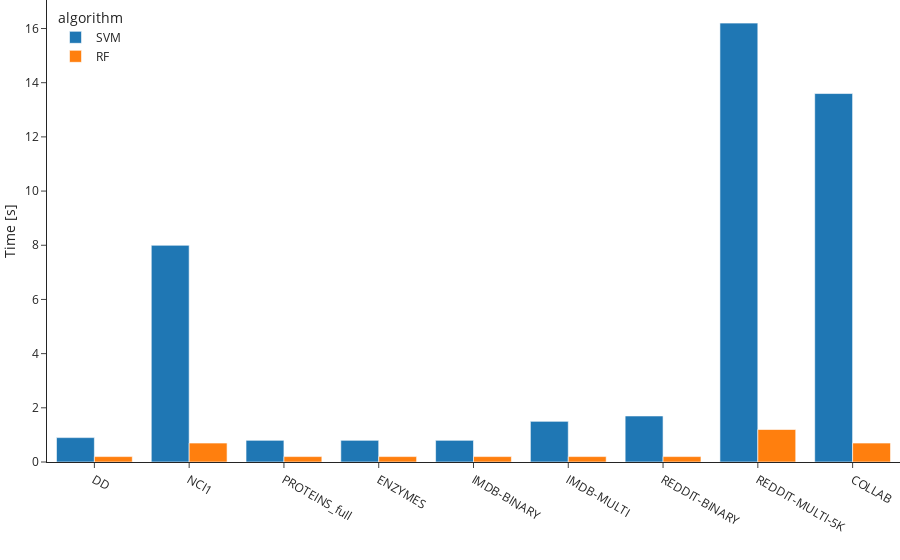

Here is the notebook cell this chart was saved with:
### Markdown cell above
## SVM vs RF timings

### Code cell
svm_times = [0.9, 8, 0.8, 0.8, 0.8, 1.5, 1.7, 16.2, 13.6]
rf_times = [0.2, 0.7, 0.2, 0.2, 0.2, 0.2, 0.2, 1.2, 0.7]
algorithms = ["SVM"] * len(svm_times) + ["RF"] * len(rf_times)
data = {
    "time": svm_times + rf_times,
    "algorithm": algorithms,
    "dataset": 2 * DATASET_NAMES,
}
df = pd.DataFrame(data)

filepath = PLOTS_DIR / "svm_vs_rf.pdf"

fig = px.histogram(
    df,
    x="dataset",
    y="time",
    color="algorithm",
    barmode="group",
    template="simple_white",
)
fig.update_xaxes(title="")
fig.update_yaxes(title="Time [s]")
fig.update_layout(
    margin=dict(l=0, r=0, b=0, t=0),
    legend=dict(yanchor="top", y=0.99, xanchor="left", x=0.01),
)
fig.write_image(filepath)
fig.show()

### Figure 1 — Plotly figure (JSON) as saved in the notebook; plotly's stock layout.template omitted (floating-point values rounded to 4 significant figures)
{"data": [{"alignmentgroup": "True", "bingroup": "x", "histfunc": "sum", "hovertemplate": "algorithm=SVM<br>dataset=%{x}<br>sum of time=%{y}<extra></extra>", "legendgroup": "SVM", "marker": {"color": "#1F77B4", "pattern": {"shape": ""}}, "name": "SVM", "offsetgroup": "SVM", "orientation": "v", "showlegend": true, "type": "histogram", "x": ["DD", "NCI1", "PROTEINS_full", "ENZYMES", "IMDB-BINARY", "IMDB-MULTI", "REDDIT-BINARY", "REDDIT-MULTI-5K", "COLLAB"], "xaxis": "x", "y": [0.9, 8, 0.8, 0.8, 0.8, 1.5, 1.7, 16.2, 13.6], "yaxis": "y"}, {"alignmentgroup": "True", "bingroup": "x", "histfunc": "sum", "hovertemplate": "algorithm=RF<br>dataset=%{x}<br>sum of time=%{y}<extra></extra>", "legendgroup": "RF", "marker": {"color": "#FF7F0E", "pattern": {"shape": ""}}, "name": "RF", "offsetgroup": "RF", "orientation": "v", "showlegend": true, "type": "histogram", "x": ["DD", "NCI1", "PROTEINS_full", "ENZYMES", "IMDB-BINARY", "IMDB-MULTI", "REDDIT-BINARY", "REDDIT-MULTI-5K", "COLLAB"], "xaxis": "x", "y": [0.2, 0.7, 0.2, 0.2, 0.2, 0.2, 0.2, 1.2, 0.7], "yaxis": "y"}], "layout": {"barmode": "group", "legend": {"title": {"text": "algorithm"}, "tracegroupgap": 0, "x": 0.01, "xanchor": "left", "y": 0.99, "yanchor": "top"}, "margin": {"b": 0, "l": 0, "r": 0, "t": 0}, "xaxis": {"anchor": "y", "domain": [0, 1], "title": {"text": ""}}, "yaxis": {"anchor": "x", "domain": [0, 1], "title": {"text": "Time [s]"}}}}
